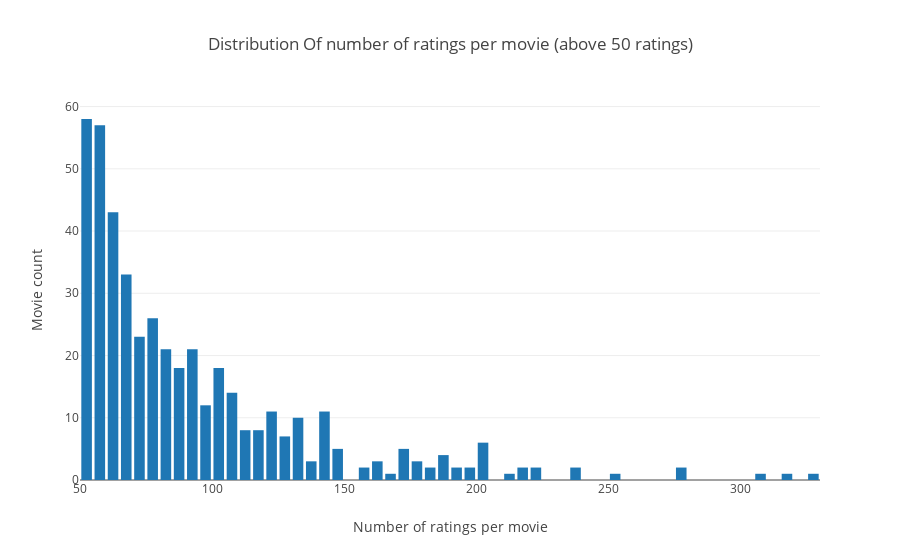

The code cell stored with this chart in its notebook:
### Code cell
user_data = df.groupby('movieId')['rating'].count().clip(upper=380)

trace = go.Histogram(x = user_data.values,
                     name = 'Ratings',
                     xbins = dict(start=50, end=380, size=5))
#Create Layout
layout = go.Layout(title = 'Distribution Of number of ratings per movie (above 50 ratings)',
                   xaxis = dict(title = 'Number of ratings per movie'),
                   yaxis = dict(title = 'Movie count'),
                   bargap = 0.2)

#Create plot
fig = go.Figure(data=[trace], layout=layout)
iplot(fig)

### Figure 1 — Plotly figure (JSON) as saved in the notebook; plotly's stock layout.template omitted (floating-point values rounded to 4 significant figures; data arrays with more than 128 entries replaced by an {"elided": "..."} marker saying what was removed)
{"data": [{"name": "Ratings", "type": "histogram", "uid": "77083a38-8f10-11ea-9f37-acde48001122", "x": {"elided": "9724 int values"}, "xbins": {"end": 380, "size": 5, "start": 50}}], "layout": {"bargap": 0.2, "title": "Distribution Of number of ratings per movie (above 50 ratings)", "xaxis": {"title": "Number of ratings per movie"}, "yaxis": {"title": "Movie count"}}}
